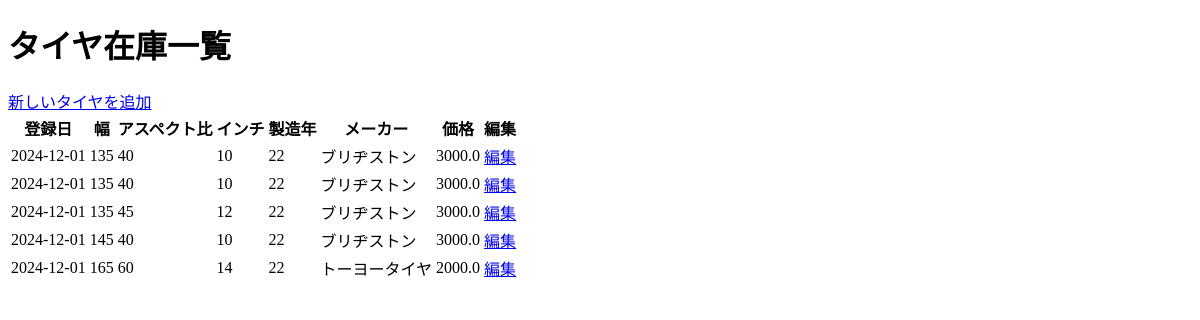
The app's page /inventory_list, older data.
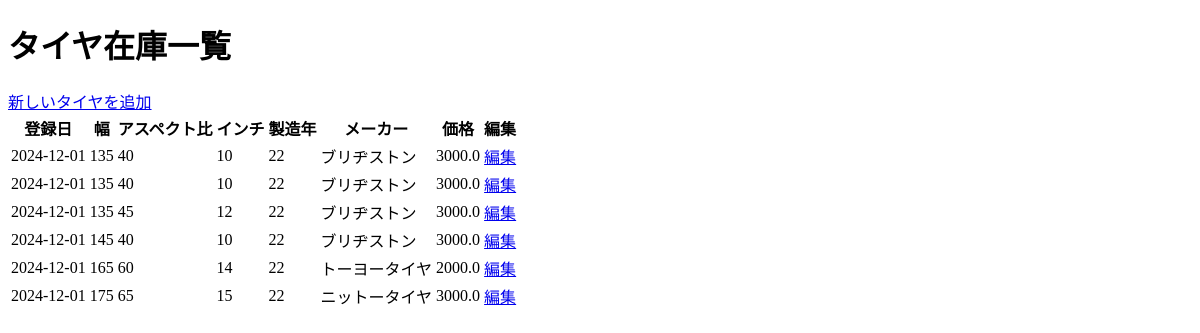
The same page, newer data.
### models.py (models this page shows)
class InputPage(db.Model):
    __tablename__ = 'input_page'  # テーブル名を明示的に指定
    id = db.Column(db.Integer, primary_key=True)
    registration_date = db.Column(db.Date, nullable=False)
    width = db.Column(db.Integer, db.ForeignKey('width.id'), nullable=False)
    aspect_ratio = db.Column(db.Integer, db.ForeignKey('aspect_ratio.id'), nullable=False)
    inch = db.Column(db.Integer, db.ForeignKey('inch.id'), nullable=False)
    other_details = db.Column(db.String)
    manufacturing_year = db.Column(db.Integer)
    manufacturer = db.Column(db.Integer, db.ForeignKey('manufacturer.id'), nullable=False)
    tread_depth = db.Column(db.Integer)
    uneven_wear = db.Column(db.Integer)
    ply_rating = db.Column(db.Integer, db.ForeignKey('ply_rating.id'), nullable=False)
    price = db.Column(db.Float, nullable=False)
    width_ref = db.relationship('Width', backref='input_pages', lazy=True)
    aspect_ratio_ref = db.relationship('AspectRatio', backref='input_pages', lazy=True)
    inch_ref = db.relationship('Inch', backref='input_pages', lazy=True)
    manufacturer_ref = db.relationship('Manufacturer', backref='input_pages', lazy=True)

class Width(db.Model):
    id = db.Column(db.Integer, primary_key=True)
    value = db.Column(db.Integer, nullable=False)

class AspectRatio(db.Model):
    id = db.Column(db.Integer, primary_key=True)
    value = db.Column(db.Integer, nullable=False)

class Inch(db.Model):
    id = db.Column(db.Integer, primary_key=True)
    value = db.Column(db.Integer, nullable=False)

class Manufacturer(db.Model):
    id = db.Column(db.Integer, primary_key=True)
    name = db.Column(db.String, nullable=False)

### app.py (the view)
@app.route('/inventory_list')
def inventory_list():
    tires = InputPage.query.all()  # すべてのタイヤ情報を取得
    return render_template('inventory_list.html', tires=tires)

### templates/inventory_list.html (shortened to what this page needs)
<!DOCTYPE html>
<html lang="ja">
<head>
</head>
<body>
    <h1>タイヤ在庫一覧</h1>
    <a href="{{ url_for('input_page') }}">新しいタイヤを追加</a>
    <table>
        <thead>
            <tr>
                <th>登録日</th>
                <th>幅</th>
                <th>アスペクト比</th>
                <th>インチ</th>
                <th>製造年</th>
                <th>メーカー</th>
                <th>価格</th>
                <th>編集</th>
            </tr>
        </thead>
        <tbody>
            {% for tire in tires %}
            <tr>
                <td>{{ tire.registration_date }}</td>
                <td>{{ tire.width_ref.value }}</td>
                <td>{{ tire.aspect_ratio_ref.value }}</td>
                <td>{{ tire.inch_ref.value }}</td>
                <td>{{ tire.manufacturing_year }}</td>
                <td>{{ tire.manufacturer_ref.name }}</td>
                <td>{{ tire.price }}</td>
                <td><a href="{{ url_for('edit_page', id=tire.id) }}">編集</a></td>
            </tr>
            {% endfor %}
        </tbody>
    </table>
</body>
</html>

Row changes from the older to the newer data that the page shows:
added InputPage: registration_date "2024-12-01", width_ref.value "175", aspect_ratio_ref.value "65", inch_ref.value "15", manufacturing_year "22", manufacturer_ref.name "ニットータイヤ", price "3000.0"
